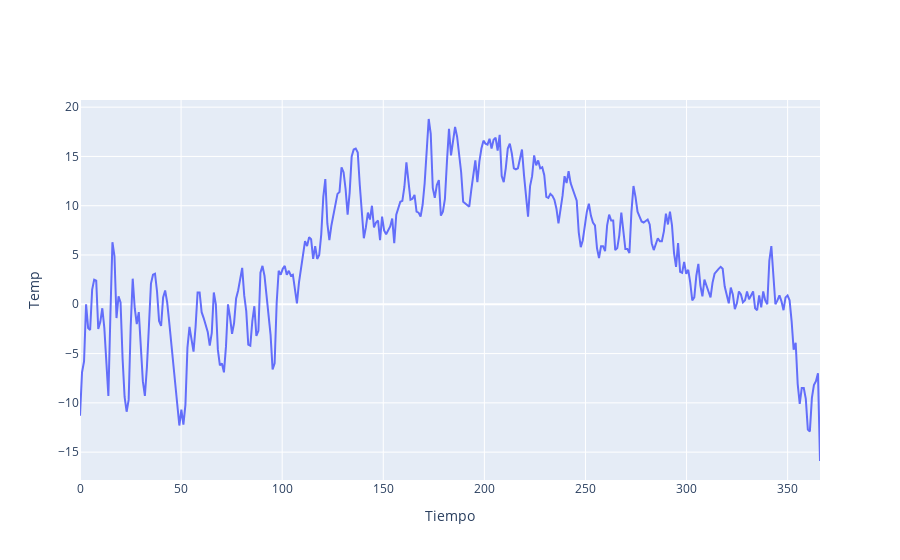

The notebook cell saved with this chart:
### Code cell
example = analyze_time_interval(df, 2000, 0.5, "Temp", 3, 2)

### Figure 1 — Plotly figure (JSON) as saved in the notebook; plotly's stock layout.template omitted (floating-point values rounded to 4 significant figures; data arrays with more than 128 entries replaced by an {"elided": "..."} marker saying what was removed)
{"data": [{"type": "scatter", "x": {"elided": "366 float values"}, "y": {"elided": "366 float values"}}], "layout": {"xaxis": {"title": {"text": "Tiempo"}}, "yaxis": {"title": {"text": "Temp"}}}}
